Frame 1 (no input): blank canvas, image omitted
Frame 60 (the mouse pressed at the canvas centre just before this capture): blank canvas, image omitted
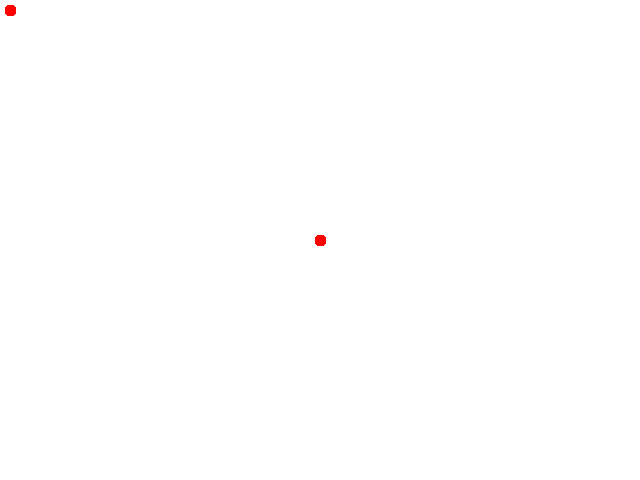
Frame 120 (the mouse held since frame 60 and released just before this capture)

The Processing sketch whose frames 1 and 60 were blank and that drew this single picture after the mouse press (run headless with seeded random() and noise(); from frame 60 on, the mouse is pressed at the canvas centre):

// Processing sketch: DrawOnAScreen
// ── DrawOnAScreen.pde
// Rudy Melli - Corso di Sistemi Interattivi, Brera
// Esempio di disegno a mano libera
// Tenere premuto il pulsante del mouse per disegnare
// Premendo spazio cambia colore
// Premendo +/- si cambia dimensione del pennello

color colpen = color(255, 0, 0);
PGraphics tavola;
int raggio = 10;

void setup()
{
  size(640, 480);
  tavola = createGraphics(640, 480);
  background(255);
  frameRate(100);
}

void draw()
{
  if(mousePressed)
  {
    // Per disegnare su oggetto PGraphics
    // devo sempre iniziare con beginDraw e finire con endDraw
    tavola.beginDraw();
    tavola.fill(colpen);
    tavola.stroke(colpen);
    tavola.ellipse(mouseX, mouseY, raggio, raggio); 
    tavola.endDraw();
  }
  image(tavola, 0, 0);
  fill(colpen);
  stroke(colpen);
  ellipse(raggio / 2 + 5, raggio / 2 + 5, raggio, raggio);
}

void keyPressed()
{
  if(key == ' ')
    colpen = color(random(255), random(255), random(255));
  else if(key == 'e' || key == 'E')
  {
    tavola.beginDraw();
    tavola.background(255);
    tavola.endDraw();
  }
  else if(key == '+' && raggio < 20)
    ++raggio;
  else if(key == '-' && raggio > 1)
    --raggio;
}
